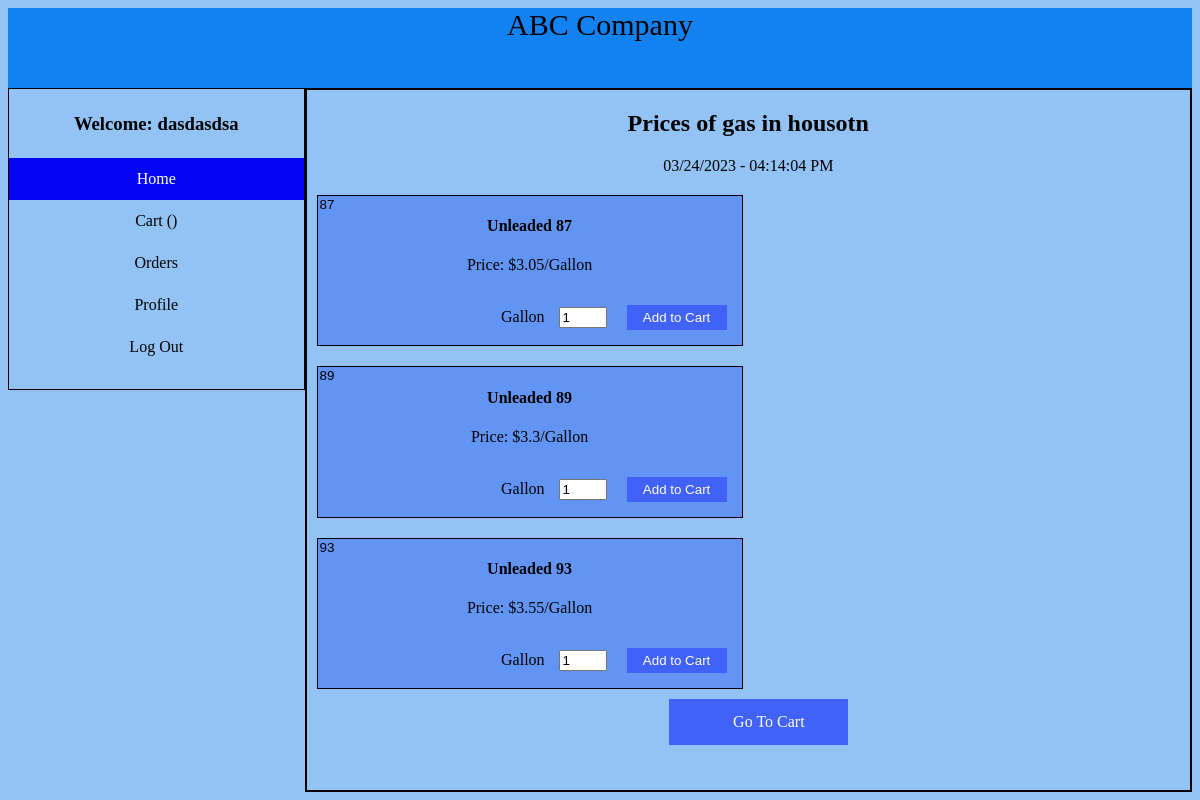
The app's page /dashboard.php (signed in), older data.
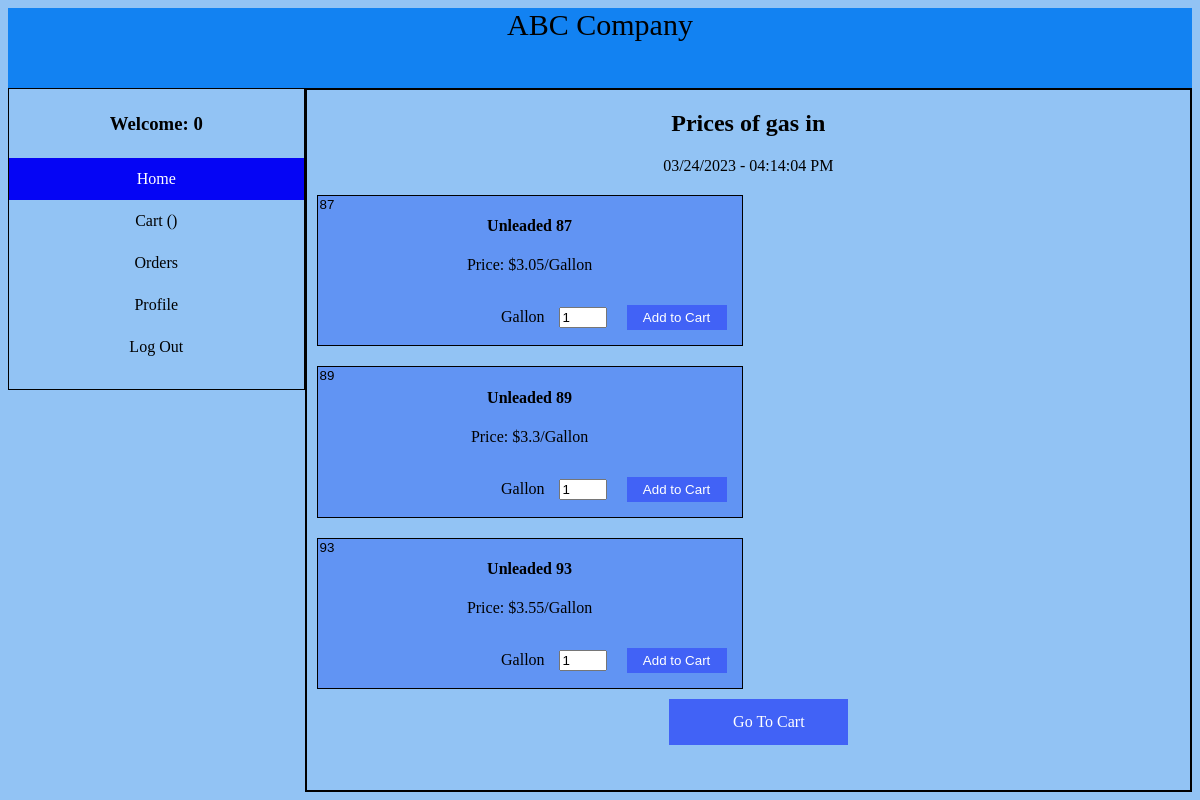
The same page, newer data.
### tables this page shows
CREATE TABLE `user_profiles` (
  `userid` int(11) NOT NULL,
  `name` text DEFAULT '0',
  `address1` text DEFAULT '0',
  `address2` text DEFAULT '0',
  `city` text DEFAULT '0',
  `state` text DEFAULT '0',
  `zipcode` int(5) DEFAULT 0
);

### dashboard.php (the view, shortened to what this page needs)
<?php
require 'connect.php';
$userid = $_SESSION['userid'];
$name = "#";
try {
    $sql = "SELECT * FROM user_profiles WHERE userid LIKE '$userid'";
    $statement = $conn->query($sql);
    $results = $statement->fetchAll(PDO::FETCH_ASSOC);
    if ($results) {
        foreach ($results as $result) {
            $name = $result['name'];
        }
    }
} catch (PDOException $error) {
}
?>
<!DOCTYPE html>
<html>
<head>
    <link rel="stylesheet" href="CSS/dashboard.css">
    <link rel="stylesheet" href="CSS/dashboard_sup.css">
</head>
<body>
    <header id="company_name">
        ABC Company
    </header>
    <section id="section1">
        <div id="left_box">
            <div style="text-align:center; padding: 5px;"><label for=" name">
                    <h3><b>Welcome:</b>
                </label><?php echo $name ?></h3>
            </div>
            <div class=" vertical-menu">
                <a href="dashboard.php" class="active">Home</a>
                <a href="cart.php">Cart (<?php echo $_SESSION['numberOfOrder'] ?>)</a>
                <a href="orders.php">Orders</a>
                <a href="profile.php">Profile</a>
                <a onclick="showConfirm()">Log Out</a>
            </div>
        </div>
        <div id="right_box">
            <h2 style="text-align: center;">Prices of gas in <?php echo $_SESSION['location'] ?></h2>
            <div style=" text-align: center; margin: 10px;">
                <span id='ct7'></span>
            </div>
            <?php
            try {
                $sql2 = "SELECT * FROM products";
                $statement2 = $conn->query($sql2);
                $results2 = $statement2->fetchAll(PDO::FETCH_ASSOC);
                if ($results2) {
                    foreach ($results2 as $result2) {
                        $product_name = $result2['product_name'];
                        $product_price = $result2['product_price'];
                        $product_id = $result2['product_id'];
                        $html = '<form action="cart_function.php" method="POST"><input id="product_id" name="product_id" type="text" value="' . $product_id . '" readonly="readonly"></input><h4>' . $product_name . '</h4>
                                <p>Price: $' . $product_price . '/Gallon</p><div id="buying"><a style="margin-right: 5px;">Gallon  </a><input id="gallon" name="quantity"  type="number" value="1" min="1"></input><button name="add_to_cart">Add to Cart</button></div></form>';
                        echo $html;
                    }
                }
            } catch (PDOException $error) {
                echo 'Connection fail!';
            }
            ?>
            <div style="width:90%; margin: auto; clear: both;">
                <ul>
                    <li><a href="cart.php">Go To Cart</a></li>
                </ul>
            </div>
        </div>
    </section>
</body>
</html>

Row changes from the older to the newer data that the page shows:
changed user_profiles: name "dasdasdsa" → "0"
Text that changed along with them:
$_SESSION['location']: "housotn" → (not shown)
